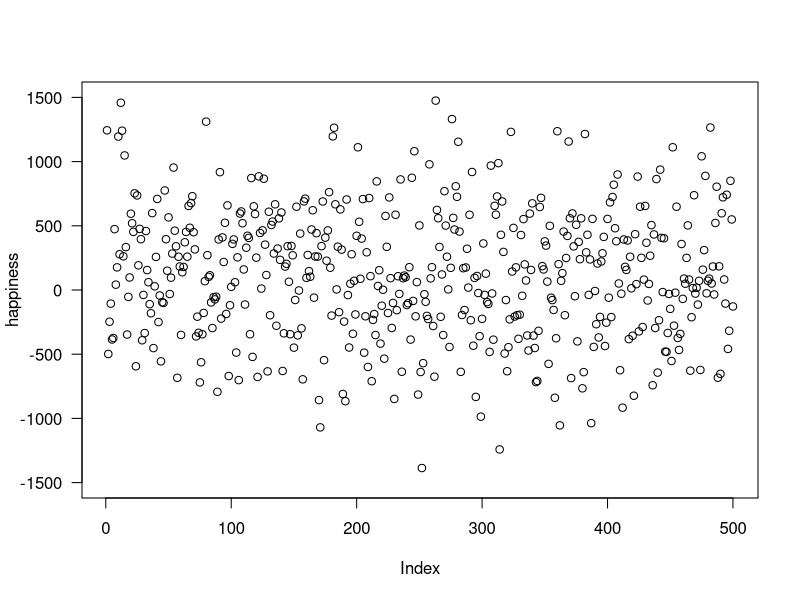
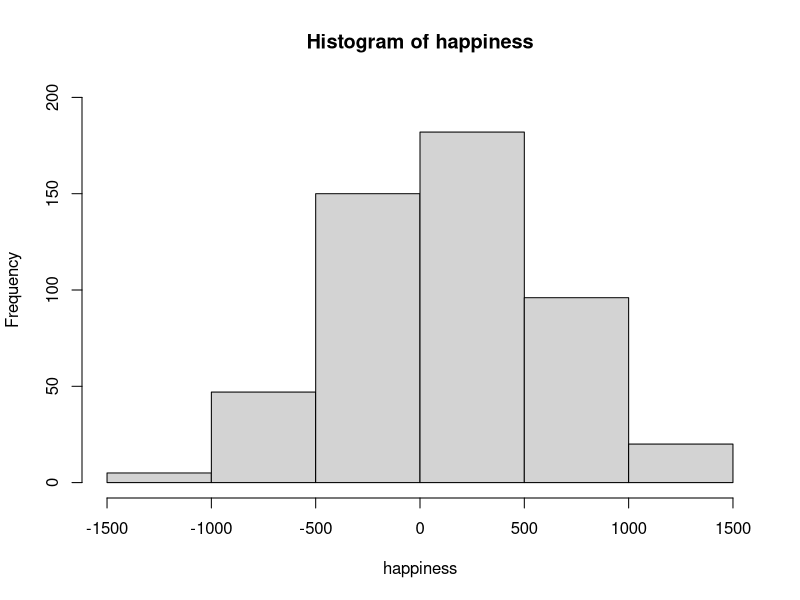
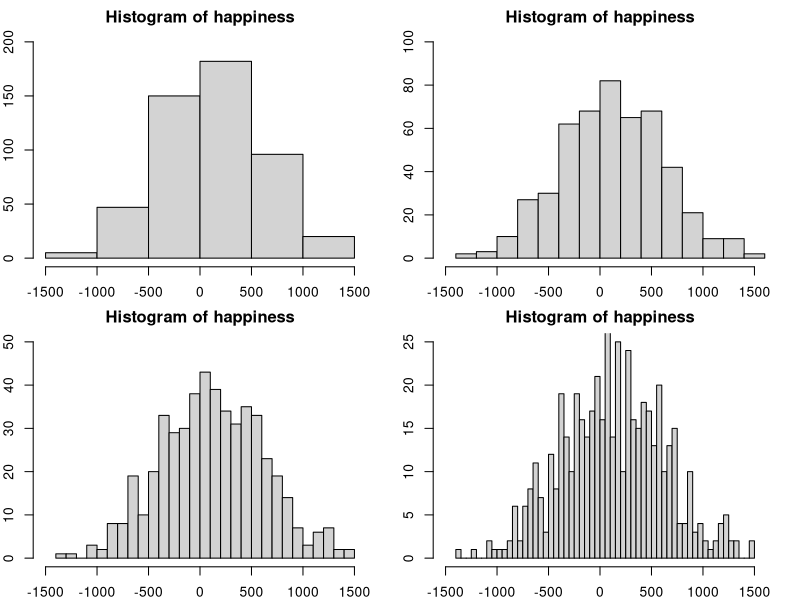
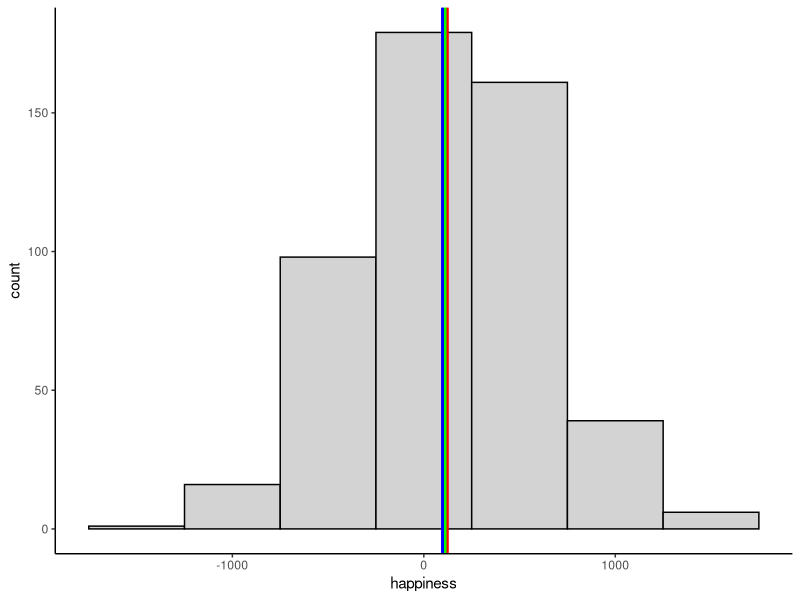
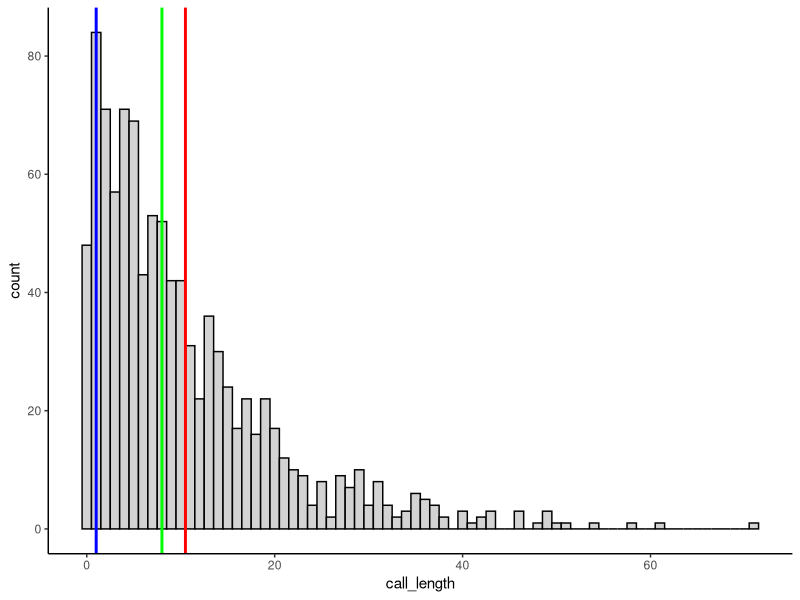
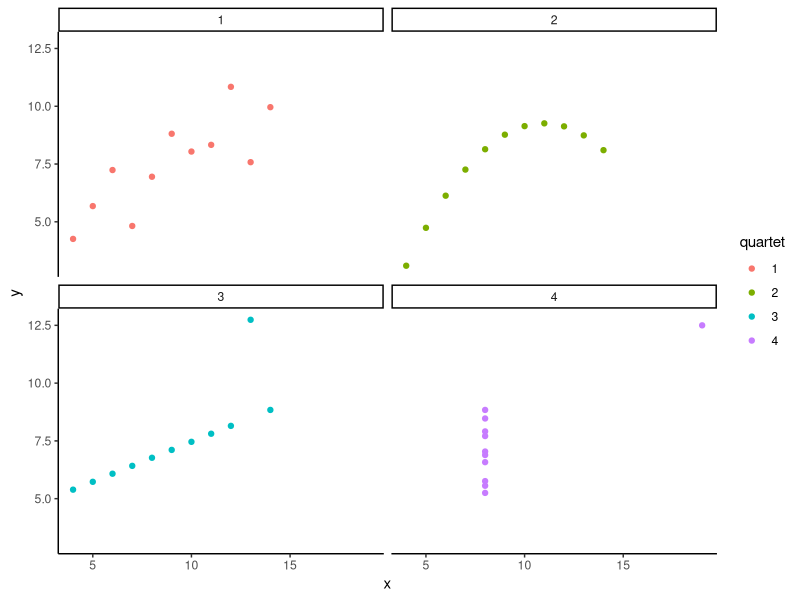

Generate these figures, in order, with R: (Note: this script raises an error after producing the figures.)
## ---- chunk 1
knitr::kable(
  rbind(c("", "continuous", "discrete"),
        c("nominal", "", "$\\checkmark$"),
        c("ordinal", "", "$\\checkmark$"),
        c("interval", "$\\checkmark$", "$\\checkmark$"),
        c("ratio", "$\\checkmark$", "$\\checkmark$")
    
  )
  , caption = 'The relationship between the scales of measurement and the discrete/continuity distinction. Cells with a tick mark correspond to things that are possible.', align="lcc",
  booktabs = TRUE
)
## ---- chunk 2
set.seed(7)
happiness<-rnorm(500,100,500)
knitr::kable(matrix(round(happiness,digits=2),ncol=10,nrow=50))
## ---- chunk 3
plot(happiness,ylim=c(-1500,1500),las=1)
## ---- chunk 4
hist(happiness,breaks=6,ylim=c(0,200), xlim=(c(-1500,1500)))
## ---- chunk 5

par(mfrow=c(2,2),mar=c(2,2,2,2))
g1 <- hist(happiness,breaks=6,ylim=c(0,200),xlim=(c(-1500,1500)))
g2 <- hist(happiness,breaks=12,ylim=c(0,100),xlim=(c(-1500,1500)))
g3 <- hist(happiness,breaks=24,ylim=c(0,50),xlim=(c(-1500,1500)))
g4 <- hist(happiness,breaks=48,ylim=c(0,25),xlim=(c(-1500,1500)))

## ---- chunk 6
library(ggplot2)

dens_mode <- function(x) {
    den <- density(x, kernel=c("gaussian"))
        ( den$x[den$y==max(den$y)] )   
}  

df_hap <- data.frame(happiness)
ggplot(df_hap, aes(x = happiness)) + geom_histogram(binwidth = 500,color="black", fill="lightgrey") +
    geom_vline(xintercept=mean(happiness), color="red", size=1)+
  geom_vline(xintercept=median(happiness), color="green", size=1)+
  geom_vline(xintercept=dens_mode(happiness), color="blue", size=1)+
  expand_limits(x = c(-1500, 1500)) +
  theme_classic() 

## ---- chunk 7

x_mode <- function(x) {
  ux <- unique(x)
  ux[which.max(tabulate(match(x, ux)))]
}

call_length <-round(rexp(1000,.1),digits=0)

# translated from qplot to ggplot so bins line up
df_call = data.frame(call_length)
ggplot(df_call, aes(x = call_length)) + geom_histogram(binwidth = 1,color="black", fill="lightgrey") +
    geom_vline(xintercept=mean(call_length), color="red", size=1)+
  geom_vline(xintercept=median(call_length), color="green", size=1)+
  geom_vline(xintercept=x_mode(call_length), color="blue", size=1)+
  theme_classic()

## ---- chunk 8
numbers<-c(1, 3, 4, 5, 5, 6, 7, 8, 9, 24)
mat<-matrix(rep(numbers,10),ncol=10)
differences<-t(mat)-numbers
row.names(differences)<-numbers
colnames(differences)<-numbers
knitr::kable(differences,row.names=T)

## ---- chunk 9
numbers<-c(1, 2,3)
mat<-matrix(rep(numbers,3),ncol=3)
differences<-t(mat)-numbers
row.names(differences)<-numbers
colnames(differences)<-numbers
knitr::kable(differences, row.names=T)
## ---- chunk 10
library(dplyr)
scores<-1:6
values<-c(1,6,4,2,6,8)
mean_scores<-mean(values)
difference_from_mean<-values-mean_scores
the_df<-data.frame(scores,values,mean=rep(mean_scores,6),difference_from_mean)

the_df <- the_df %>%
  rbind(c("Sums",colSums(the_df[1:6,2:4]))) %>%
  rbind(c("Means",colMeans(the_df[1:6,2:4])))
knitr::kable(the_df)

## ---- chunk 11
scores<-1:6
values<-c(1,6,4,2,6,8)
mean_scores<-mean(values)
difference_from_mean<-values-mean_scores
squared_deviations <- difference_from_mean^2
the_df<-data.frame(scores,values,mean=rep(mean_scores,6),difference_from_mean,squared_deviations)

the_df <- the_df %>%
  rbind(c("Sums",colSums(the_df[1:6,2:5]))) %>%
  rbind(c("Means",colMeans(the_df[1:6,2:5])))
knitr::kable(the_df)

## ---- chunk 12
scores<-1:6
values<-c(1,6,4,2,6,8)
mean_scores<-mean(values)
difference_from_mean<-values-mean_scores
squared_deviations <- difference_from_mean^2
the_df<-data.frame(scores,values,mean=rep(mean_scores,6),difference_from_mean,squared_deviations)

the_df <- the_df %>%
  rbind(c("Sums",colSums(the_df[1:6,2:5]))) %>%
  rbind(c("Means",colMeans(the_df[1:6,2:5])))
knitr::kable(the_df)

## ---- chunk 13
library(data.table)
ac <- fread("data/anscombe.txt")
ac<-as.data.frame(ac)

ac_long<-data.frame(x=c(ac[,1],
                        ac[,3],
                        ac[,5],
                        ac[,7]),
                    y=c(ac[,2],
                        ac[,4],
                        ac[,6],
                        ac[,8]),
                    quartet = as.factor(rep(1:4,each=11))
                        )

ggplot(ac_long, aes(x=x, y=y, color=quartet))+
  geom_point()+
  theme_classic()+
  facet_wrap(~quartet)


## ---- chunk 14
library(dplyr)

ac_long_summary <- ac_long %>%
                    dplyr::group_by(quartet) %>%
                    dplyr::summarise(mean_x = mean(x),
                              var_x = var(x),
                              mean_y = mean(y),
                              var_y = var(y))

knitr::kable(ac_long_summary)

## ---- chunk 15

if (knitr:::is_latex_output()) {
  knitr::include_graphics("figures/gifs/Datasaurus.png")
} else {
  knitr::include_graphics("figures/gifs/Datasaurus.gif")
}

